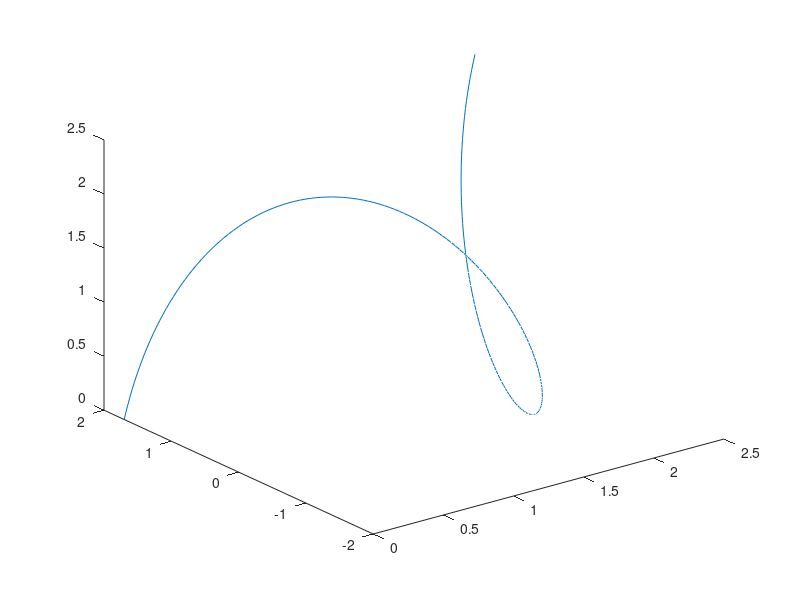

The MATLAB script that drew this image:
clc
clear all;
d1=0:0.0125:2.5;
d3=0:0.0125:2.5;
theta=0:0.01*pi:2*pi;
rx=d3;
ry=1.7*cos(theta);
rz=1.7*sin(theta)+d1;
plot3(rx,ry,rz)